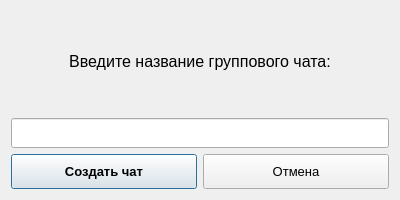
<?xml version="1.0" encoding="UTF-8"?>
<ui version="4.0">
 <class>TransitWindow</class>
 <widget class="QDialog" name="TransitWindow">
  <property name="geometry">
   <rect>
    <x>0</x>
    <y>0</y>
    <width>400</width>
    <height>200</height>
   </rect>
  </property>
  <property name="windowTitle">
   <string>Создание группового чата</string>
  </property>
  <layout class="QVBoxLayout" name="verticalLayout">
   <item>
    <widget class="QLabel" name="label">
     <property name="font">
      <font>
       <pointsize>12</pointsize>
      </font>
     </property>
     <property name="text">
      <string>Введите название группового чата:</string>
     </property>
     <property name="alignment">
      <set>Qt::AlignmentFlag::AlignCenter</set>
     </property>
    </widget>
   </item>
   <item>
    <widget class="QLineEdit" name="chatNameLineEdit">
     <property name="minimumSize">
      <size>
       <width>0</width>
       <height>30</height>
      </size>
     </property>
     <property name="font">
      <font>
       <pointsize>11</pointsize>
      </font>
     </property>
    </widget>
   </item>
   <item>
    <layout class="QHBoxLayout" name="horizontalLayout">
     <item>
      <widget class="QPushButton" name="createButton">
       <property name="minimumSize">
        <size>
         <width>150</width>
         <height>35</height>
        </size>
       </property>
       <property name="font">
        <font>
         <pointsize>10</pointsize>
         <bold>true</bold>
        </font>
       </property>
       <property name="text">
        <string>Создать чат</string>
       </property>
      </widget>
     </item>
     <item>
      <widget class="QPushButton" name="cancelButton">
       <property name="minimumSize">
        <size>
         <width>150</width>
         <height>35</height>
        </size>
       </property>
       <property name="font">
        <font>
         <pointsize>10</pointsize>
         <bold>false</bold>
        </font>
       </property>
       <property name="text">
        <string>Отмена</string>
       </property>
      </widget>
     </item>
    </layout>
   </item>
  </layout>
 </widget>
 <resources/>
 <connections/>
</ui>
